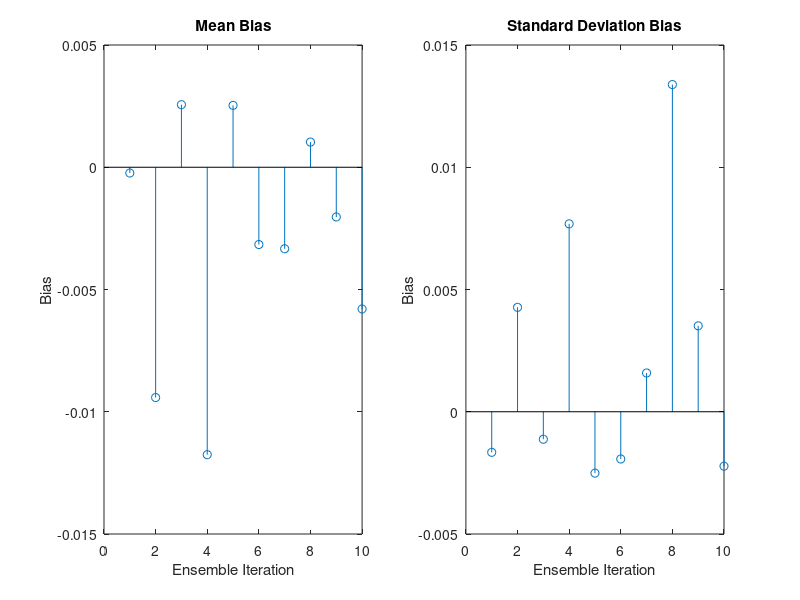
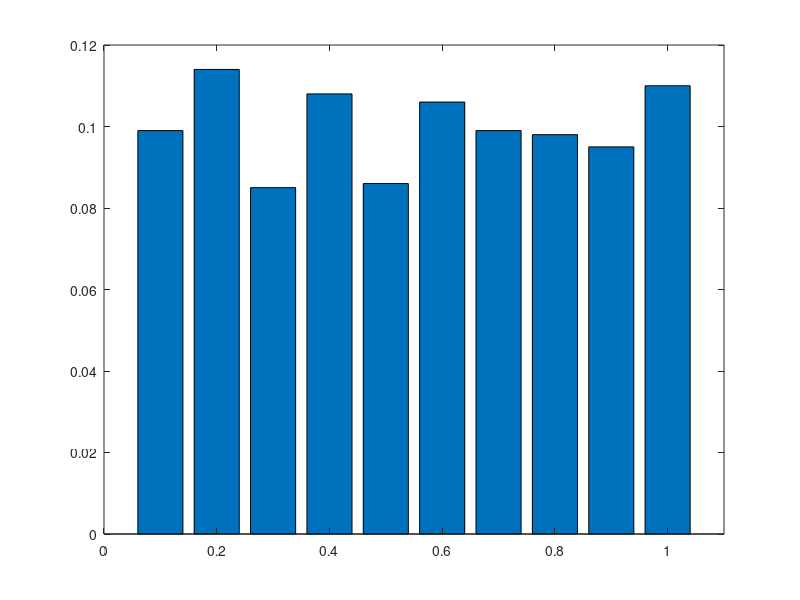

Write MATLAB code to recreate these figures, in order. (Note: this script raises an error after producing the figures.)
close all; clear; clc;

%% 1.1


X1 = rand(1000, 1);

% Calculating our 1000 sample mean and std dev for 1.1.1 and 1.1.2
m1 = mean(X1);
s1 = std(X1);


%% 1.1.3
% Ensemble of 10 1000 sample sets
X = rand(1000, 10);

% To get non SI x labels
%set(gca, 'XTickLabel', num2str(get(gca, 'XTick'))) 

m10 = mean(X);
s10 = std(X);

figure;
subplot(1,2,1)
stem(1:10, 0.5-m10);
title('Mean Bias');
xlabel('Ensemble Iteration');
ylabel('Bias');

subplot(1,2,2)
stem(1:10, 0.2887 - s10);
title('Standard Deviation Bias');
xlabel('Ensemble Iteration');
ylabel('Bias');

%% 1.1.4

% The hist function puts the data in to bins
a = hist(X(:,1));

% Normalise the histogram based on our sample size (to create a p.d.f.)
a = a/1000;

figure;
bar(0.1:0.1:1 , a); % We set our x axis correctly
xlim([0 1.1])  % Set the x axis limits correctly
hline = refline([0 0.1]); % Add the theoretical line
set(hline,'Color','r')
title('pdf of 1000 samples, in 10 bins');
xlabel('x');
ylabel('Density');
legend('Actual pdf', 'Theoretical pdf');


% This time we are splitting the pdf in to 50 bins
a = hist(X1(:,1), 50);
a = a/1000;

figure;
bar(0.02:0.02:1, a);
xlim([0 1.02]);
hline = refline([0 0.02]);
set(hline,'Color','r')
title('pdf of 1000 samples, in 50 bins');
xlabel('x');
ylabel('Density');
legend('Actual pdf', 'Theoretical pdf');


% This time, we are just using 100 samples
figure
a = hist(X(1:100,1), 10);
a = a/100; % Normalised by 100 samples this time
bar(0.1:0.1:1, a); 
xlim([0 1.1]); 
hline = refline([0 0.1]);
set(hline,'Color','r')
title('pdf of 100 samples, in 10 bins');
xlabel('x');
ylabel('Density');
legend('Actual pdf', 'Theoretical pdf');


%% 1.1.5 

Xg = randn(1000, 10);
mg = mean(Xg);
sg = std(Xg);

figure;
subplot(1,2,1)
stem(1:10, 0-mg);
title('Mean Bias');
xlabel('Ensemble Iteration');
ylabel('Bias');

subplot(1,2,2)
stem(1:10, sg - 1);
title('Standard Deviation Bias');
xlabel('Ensemble Iteration');
ylabel('Bias');


figure;
[a, bins] = hist(Xg(:,1));

% Normalise the histogram based on our sample size (to create a p.d.f.)
a = a/1000;

bar(bins, a);
title('pdf of 1000 samples');
xlabel('x');
ylabel('Density');

% Now let's have 30 bins. It's the same as just above really
figure;
[a, bins] = hist(Xg(:,1), 30);
a = a/1000;

bar(bins, a);
title('pdf of 1000 samples, with 30 bins');
xlabel('x');
ylabel('Density');
